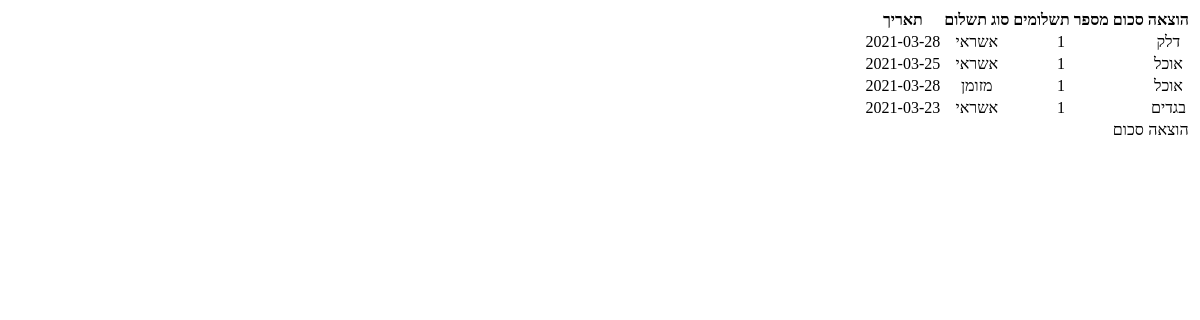
/listed, run on an earlier commit of the app's database.
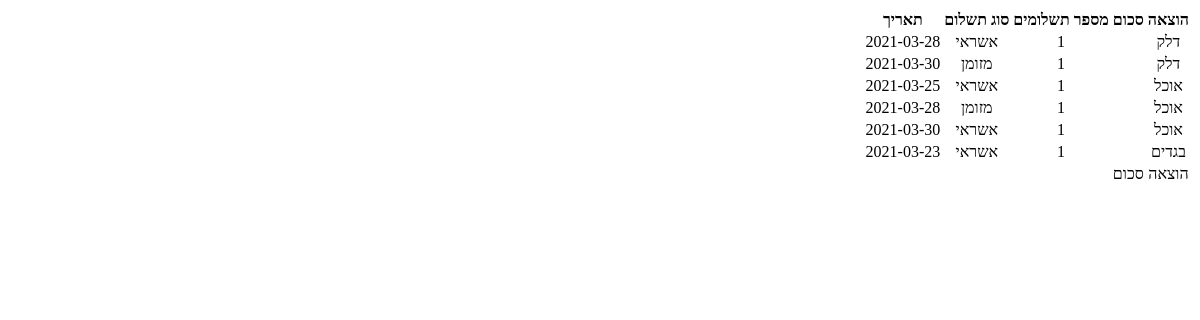
And on a later commit of the database.
### tables this page shows
CREATE TABLE expenses (CategoryID INTEGER NOT NULL DEFAULT (0) REFERENCES categories (category_id) MATCH SIMPLE, Sum REAL NOT NULL DEFAULT (0), PayTypeID INTEGER REFERENCES payTypes (PayID) MATCH SIMPLE NOT NULL, NumOfPays INTEGER NOT NULL, DateOfPay DATE NOT NULL);

CREATE TABLE categories (category_id INTEGER UNIQUE NOT NULL PRIMARY KEY ASC AUTOINCREMENT, category_h_name VARCHAR (50) NOT NULL, category_e_name VARCHAR (50) NOT NULL);

CREATE TABLE payTypes (PayID INTEGER PRIMARY KEY ASC AUTOINCREMENT NOT NULL, PayName VARCHAR (20) NOT NULL);

### app.py (the view)
@app.route('/listed')
def checked():
    rows = db.execute('''SELECT a.categoryID,
                                a.sum,
                                b.category_h_name,
                                c.PayName,
                                a.NumOfPays,
                                a.DateOfPay
                        FROM expenses a,
                             categories b,
                             paytypes c
                             where a.categoryID = b.category_id
                               and a.PayTypeId = c.PayID
                             ORDER BY category_id, DateOfPay''')
    return render_template("listed.html", rows=rows)

### templates/listed.html (shortened to what this page needs)
{% extends "layout.html" %}
{% block body%}
<table>
    <thead>
        <tr>
            <th>הוצאה</th>
            <th>סכום</th>
            <th>מספר תשלומים</th>
            <th>סוג תשלום</th>
            <th>תאריך</th>
        </tr>
    </thead>
        {% for row in rows %}
            <tr>
                <td>{{ row.category_h_name }}</td>
                <td>{{ row.sum }}</td>
                <td>{{ row.NumOfPays }}</td>
                <td>{{ row.PayName }}</td>
                <td>{{ row.DateOfPay }}</td>
            </tr>
        {% endfor %}
    <tfoot>
        <tr>
            <td>הוצאה</td>
            <td>סכום</td>
        </tr>
    </tfoot>
</table>
{% endblock %}

### templates/layout.html (shortened to what this page needs)
<!DOCTYPE html>
<html lang="en">
<head>
</head>
<body  dir="rtl" align="middle">
    {% block body %}{% endblock %}
</body>
</html>

What changed in the data, as far as the page shows it:
added expenses: category_h_name "דלק", NumOfPays "1", PayName "מזומן", DateOfPay "2021-03-30"
added expenses: category_h_name "אוכל", NumOfPays "1", PayName "אשראי", DateOfPay "2021-03-30"
